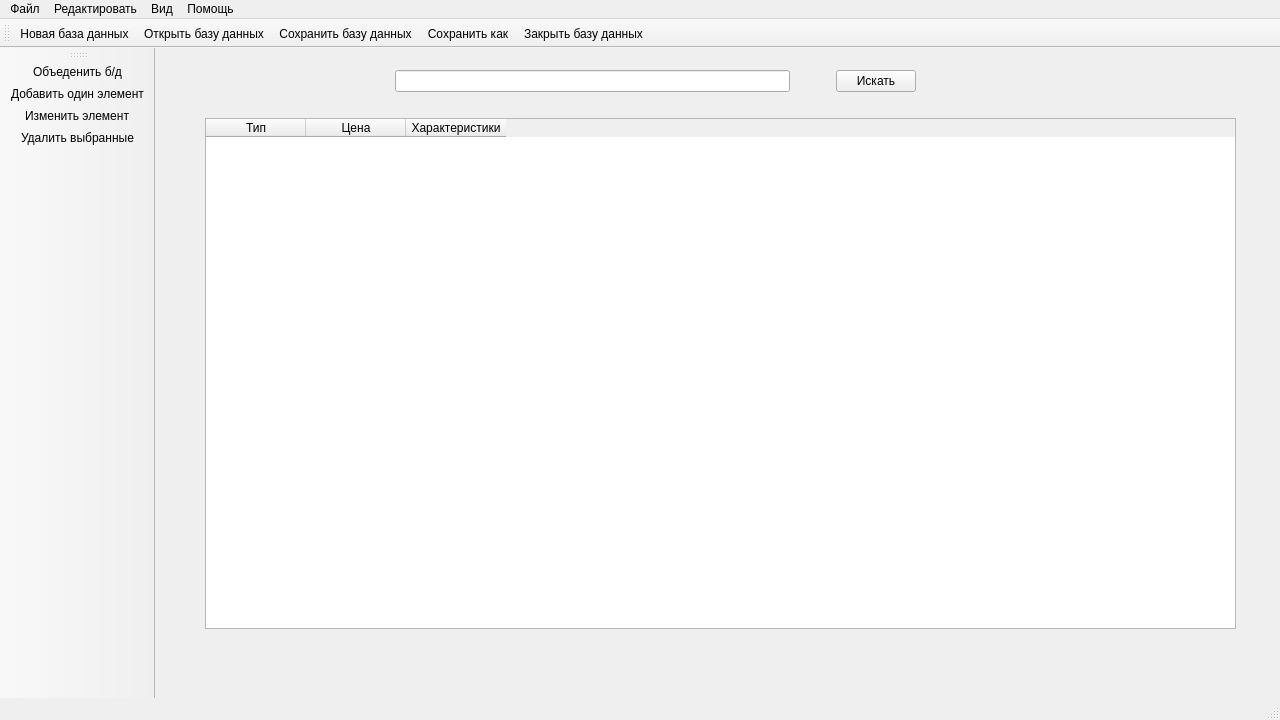
<?xml version="1.0" encoding="UTF-8"?>
<ui version="4.0">
 <class>MainWindow</class>
 <widget class="QMainWindow" name="MainWindow">
  <property name="geometry">
   <rect>
    <x>0</x>
    <y>0</y>
    <width>1280</width>
    <height>720</height>
   </rect>
  </property>
  <property name="minimumSize">
   <size>
    <width>1280</width>
    <height>720</height>
   </size>
  </property>
  <property name="maximumSize">
   <size>
    <width>1280</width>
    <height>720</height>
   </size>
  </property>
  <property name="windowTitle">
   <string>MainWindow</string>
  </property>
  <widget class="QWidget" name="centralwidget">
   <widget class="QTableWidget" name="tableWidget">
    <property name="geometry">
     <rect>
      <x>50</x>
      <y>70</y>
      <width>1031</width>
      <height>511</height>
     </rect>
    </property>
    <property name="minimumSize">
     <size>
      <width>1031</width>
      <height>511</height>
     </size>
    </property>
    <column>
     <property name="text">
      <string>Тип</string>
     </property>
    </column>
    <column>
     <property name="text">
      <string>Цена</string>
     </property>
    </column>
    <column>
     <property name="text">
      <string>Характеристики</string>
     </property>
    </column>
   </widget>
   <widget class="QWidget" name="layoutWidget">
    <property name="geometry">
     <rect>
      <x>240</x>
      <y>20</y>
      <width>521</width>
      <height>27</height>
     </rect>
    </property>
    <layout class="QHBoxLayout" name="horizontalLayout">
     <item>
      <widget class="QLineEdit" name="lineEdit">
       <property name="text">
        <string/>
       </property>
      </widget>
     </item>
     <item>
      <spacer name="horizontalSpacer">
       <property name="orientation">
        <enum>Qt::Horizontal</enum>
       </property>
       <property name="sizeType">
        <enum>QSizePolicy::Minimum</enum>
       </property>
       <property name="sizeHint" stdset="0">
        <size>
         <width>40</width>
         <height>20</height>
        </size>
       </property>
      </spacer>
     </item>
     <item>
      <widget class="QPushButton" name="pushButton">
       <property name="text">
        <string>Искать</string>
       </property>
      </widget>
     </item>
    </layout>
   </widget>
  </widget>
  <widget class="QMenuBar" name="menubar">
   <property name="geometry">
    <rect>
     <x>0</x>
     <y>0</y>
     <width>1280</width>
     <height>22</height>
    </rect>
   </property>
   <widget class="QMenu" name="menu">
    <property name="title">
     <string>Файл</string>
    </property>
    <addaction name="new_bd"/>
    <addaction name="open_bd"/>
    <addaction name="save_bd"/>
    <addaction name="save_as_bd"/>
    <addaction name="close_bd"/>
    <addaction name="separator"/>
    <addaction name="exit_"/>
   </widget>
   <widget class="QMenu" name="menu_2">
    <property name="title">
     <string>Редактировать</string>
    </property>
    <addaction name="edit_single_in_bd"/>
    <addaction name="add_single_to_bd"/>
    <addaction name="delete_some"/>
   </widget>
   <widget class="QMenu" name="menu_3">
    <property name="title">
     <string>Вид</string>
    </property>
    <addaction name="search_in_bd"/>
   </widget>
   <widget class="QMenu" name="menu_4">
    <property name="title">
     <string>Помощь</string>
    </property>
    <addaction name="help_and_tips"/>
    <addaction name="author"/>
   </widget>
   <addaction name="menu"/>
   <addaction name="menu_2"/>
   <addaction name="menu_3"/>
   <addaction name="menu_4"/>
  </widget>
  <widget class="QStatusBar" name="statusbar"/>
  <widget class="QToolBar" name="toolBar">
   <property name="windowTitle">
    <string>toolBar</string>
   </property>
   <attribute name="toolBarArea">
    <enum>TopToolBarArea</enum>
   </attribute>
   <attribute name="toolBarBreak">
    <bool>false</bool>
   </attribute>
   <addaction name="new_bd"/>
   <addaction name="open_bd"/>
   <addaction name="save_bd"/>
   <addaction name="save_as_bd"/>
   <addaction name="close_bd"/>
  </widget>
  <widget class="QToolBar" name="toolBar_2">
   <property name="windowTitle">
    <string>toolBar_2</string>
   </property>
   <attribute name="toolBarArea">
    <enum>LeftToolBarArea</enum>
   </attribute>
   <attribute name="toolBarBreak">
    <bool>false</bool>
   </attribute>
   <addaction name="merge_bd"/>
   <addaction name="add_single_to_bd"/>
   <addaction name="edit_single_in_bd"/>
   <addaction name="delete_some"/>
  </widget>
  <action name="new_bd">
   <property name="text">
    <string>Новая база данных</string>
   </property>
  </action>
  <action name="open_bd">
   <property name="text">
    <string>Открыть базу данных</string>
   </property>
  </action>
  <action name="save_bd">
   <property name="text">
    <string>Сохранить базу данных</string>
   </property>
  </action>
  <action name="close_bd">
   <property name="text">
    <string>Закрыть базу данных</string>
   </property>
  </action>
  <action name="exit_">
   <property name="text">
    <string>Выход</string>
   </property>
  </action>
  <action name="help_and_tips">
   <property name="text">
    <string>Подсказки по командам</string>
   </property>
  </action>
  <action name="author">
   <property name="text">
    <string>АФТОР!!!</string>
   </property>
  </action>
  <action name="view_bd">
   <property name="text">
    <string>Просмотр б/д</string>
   </property>
  </action>
  <action name="add_single_to_bd">
   <property name="text">
    <string>Добавить один элемент</string>
   </property>
  </action>
  <action name="merge_bd">
   <property name="text">
    <string>Объеденить б/д</string>
   </property>
  </action>
  <action name="edit_single_in_bd">
   <property name="text">
    <string>Изменить элемент</string>
   </property>
  </action>
  <action name="search_in_bd">
   <property name="text">
    <string>Поиск данных</string>
   </property>
  </action>
  <action name="save_as_bd">
   <property name="text">
    <string>Сохранить как</string>
   </property>
  </action>
  <action name="delete_some">
   <property name="text">
    <string>Удалить выбранные</string>
   </property>
  </action>
 </widget>
 <resources/>
 <connections/>
</ui>
